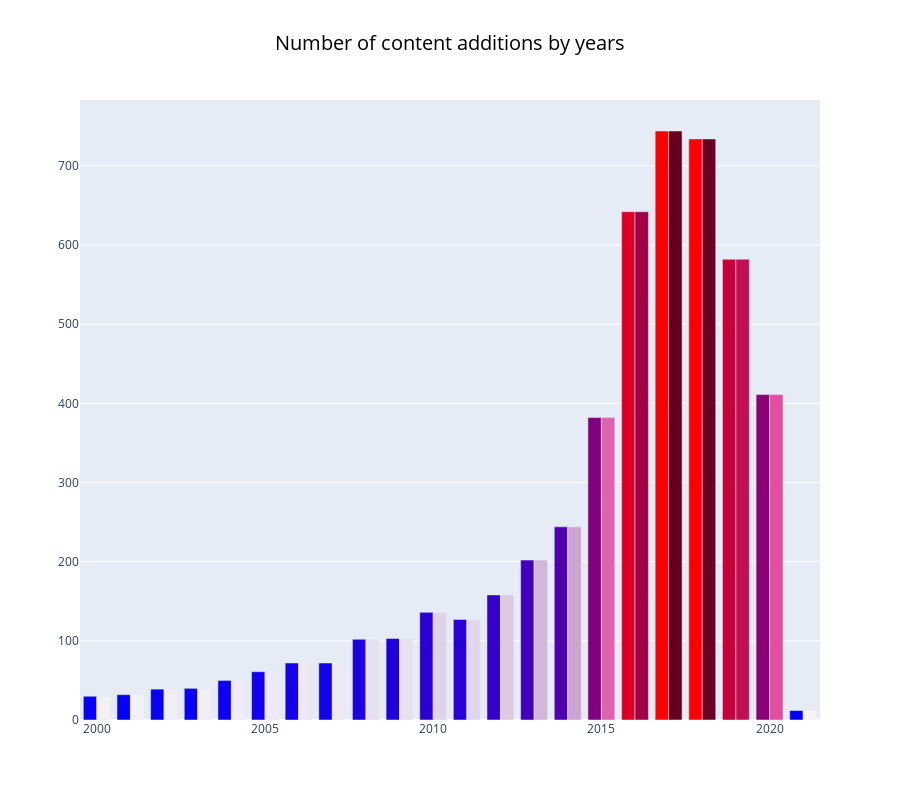

Notebook source saved alongside this figure:
### Code cell
movies = df[(df["type"]=="Movie") & (df['release_year']>=2000)]['release_year'].value_counts().rename('count').reset_index()
tv_shows = df[(df["type"]=="Movie") & (df['release_year']>=2000)]['release_year'].value_counts().rename('count').reset_index()

# sorting by years
movies = movies.sort_values(by="index")
tv_shows = tv_shows.sort_values(by="index")

plt.figure(figsize=(16,2.5))
fig = make_subplots(rows=1,cols=1)
sns.set_style('whitegrid')

fig.add_trace(
    go.Bar(x=movies['index'],y=movies['count'],marker=dict(color=movies['count'],colorscale='bluered')),row=1,col=1)

fig.add_trace(go.Bar(x=tv_shows['index'],y=tv_shows['count'],marker=dict(color=tv_shows['count'],colorscale='purd')),row=1,col=1)
fig.update_yaxes(mirror=True)
fig.update_layout(title=dict(text="Number of content additions by years",x=0.5,font=dict(size=20, color='black')),height=800,
                  showlegend=False)
fig.show()

### Figure 1 — Plotly figure (JSON) as saved in the notebook; plotly's stock layout.template omitted (floating-point values rounded to 4 significant figures)
{"data": [{"marker": {"color": [30, 32, 39, 40, 50, 61, 72, 72, 102, 103, 136, 127, 158, 202, 244, 382, 642, 744, 734, 582, 411, 12], "colorscale": [[0, "rgb(0,0,255)"], [1, "rgb(255,0,0)"]]}, "type": "bar", "x": [2000, 2001, 2002, 2003, 2004, 2005, 2006, 2007, 2008, 2009, 2010, 2011, 2012, 2013, 2014, 2015, 2016, 2017, 2018, 2019, 2020, 2021], "xaxis": "x", "y": [30, 32, 39, 40, 50, 61, 72, 72, 102, 103, 136, 127, 158, 202, 244, 382, 642, 744, 734, 582, 411, 12], "yaxis": "y"}, {"marker": {"color": [30, 32, 39, 40, 50, 61, 72, 72, 102, 103, 136, 127, 158, 202, 244, 382, 642, 744, 734, 582, 411, 12], "colorscale": [[0, "rgb(247,244,249)"], [0.125, "rgb(231,225,239)"], [0.25, "rgb(212,185,218)"], [0.375, "rgb(201,148,199)"], [0.5, "rgb(223,101,176)"], [0.625, "rgb(231,41,138)"], [0.75, "rgb(206,18,86)"], [0.875, "rgb(152,0,67)"], [1, "rgb(103,0,31)"]]}, "type": "bar", "x": [2000, 2001, 2002, 2003, 2004, 2005, 2006, 2007, 2008, 2009, 2010, 2011, 2012, 2013, 2014, 2015, 2016, 2017, 2018, 2019, 2020, 2021], "xaxis": "x", "y": [30, 32, 39, 40, 50, 61, 72, 72, 102, 103, 136, 127, 158, 202, 244, 382, 642, 744, 734, 582, 411, 12], "yaxis": "y"}], "layout": {"height": 800, "showlegend": false, "title": {"font": {"color": "black", "size": 20}, "text": "Number of content additions by years", "x": 0.5}, "xaxis": {"anchor": "y", "domain": [0, 1]}, "yaxis": {"anchor": "x", "domain": [0, 1], "mirror": true}}}
